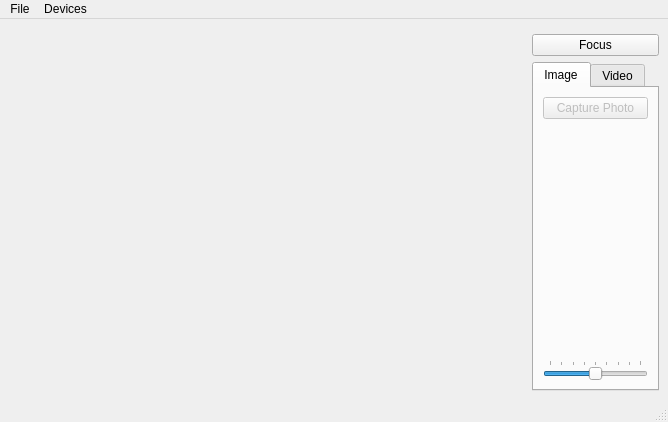
<?xml version="1.0" encoding="UTF-8"?>
<ui version="4.0">
 <class>Camera</class>
 <widget class="QMainWindow" name="Camera">
  <property name="geometry">
   <rect>
    <x>0</x>
    <y>0</y>
    <width>668</width>
    <height>422</height>
   </rect>
  </property>
  <property name="windowTitle">
   <string>Camera</string>
  </property>
  <widget class="QWidget" name="centralwidget">
   <layout class="QGridLayout" name="gridLayout_3">
    <item row="0" column="0" rowspan="3">
     <widget class="QStackedWidget" name="stackedWidget">
      <property name="sizePolicy">
       <sizepolicy hsizetype="Preferred" vsizetype="Preferred">
        <horstretch>1</horstretch>
        <verstretch>0</verstretch>
       </sizepolicy>
      </property>
      <property name="palette">
       <palette>
        <active>
         <colorrole role="Base">
          <brush brushstyle="SolidPattern">
           <color alpha="255">
            <red>255</red>
            <green>255</green>
            <blue>255</blue>
           </color>
          </brush>
         </colorrole>
         <colorrole role="Window">
          <brush brushstyle="SolidPattern">
           <color alpha="255">
            <red>145</red>
            <green>145</green>
            <blue>145</blue>
           </color>
          </brush>
         </colorrole>
        </active>
        <inactive>
         <colorrole role="Base">
          <brush brushstyle="SolidPattern">
           <color alpha="255">
            <red>255</red>
            <green>255</green>
            <blue>255</blue>
           </color>
          </brush>
         </colorrole>
         <colorrole role="Window">
          <brush brushstyle="SolidPattern">
           <color alpha="255">
            <red>145</red>
            <green>145</green>
            <blue>145</blue>
           </color>
          </brush>
         </colorrole>
        </inactive>
        <disabled>
         <colorrole role="Base">
          <brush brushstyle="SolidPattern">
           <color alpha="255">
            <red>145</red>
            <green>145</green>
            <blue>145</blue>
           </color>
          </brush>
         </colorrole>
         <colorrole role="Window">
          <brush brushstyle="SolidPattern">
           <color alpha="255">
            <red>145</red>
            <green>145</green>
            <blue>145</blue>
           </color>
          </brush>
         </colorrole>
        </disabled>
       </palette>
      </property>
      <property name="currentIndex">
       <number>0</number>
      </property>
      <widget class="QWidget" name="viewfinderPage">
       <layout class="QGridLayout" name="gridLayout_5">
        <item row="0" column="0">
         <widget class="QCameraViewfinder" name="viewfinder" native="true"/>
        </item>
       </layout>
      </widget>
      <widget class="QWidget" name="previewPage">
       <layout class="QGridLayout" name="gridLayout_4">
        <item row="0" column="0">
         <widget class="QLabel" name="lastImagePreviewLabel">
          <property name="sizePolicy">
           <sizepolicy hsizetype="Preferred" vsizetype="MinimumExpanding">
            <horstretch>0</horstretch>
            <verstretch>0</verstretch>
           </sizepolicy>
          </property>
          <property name="frameShape">
           <enum>QFrame::Box</enum>
          </property>
          <property name="text">
           <string/>
          </property>
         </widget>
        </item>
       </layout>
      </widget>
     </widget>
    </item>
    <item row="1" column="1" colspan="2">
     <widget class="QPushButton" name="lockButton">
      <property name="text">
       <string>Focus</string>
      </property>
     </widget>
    </item>
    <item row="2" column="1" colspan="2">
     <widget class="QTabWidget" name="captureWidget">
      <property name="currentIndex">
       <number>0</number>
      </property>
      <widget class="QWidget" name="tab_2">
       <attribute name="title">
        <string>Image</string>
       </attribute>
       <layout class="QGridLayout" name="gridLayout">
        <item row="0" column="0">
         <widget class="QPushButton" name="takeImageButton">
          <property name="enabled">
           <bool>false</bool>
          </property>
          <property name="text">
           <string>Capture Photo</string>
          </property>
         </widget>
        </item>
        <item row="1" column="0">
         <widget class="QLabel" name="label">
          <property name="text">
           <string/>
          </property>
         </widget>
        </item>
        <item row="2" column="0">
         <widget class="QSlider" name="exposureCompensation">
          <property name="minimum">
           <number>-4</number>
          </property>
          <property name="maximum">
           <number>4</number>
          </property>
          <property name="pageStep">
           <number>2</number>
          </property>
          <property name="orientation">
           <enum>Qt::Horizontal</enum>
          </property>
          <property name="tickPosition">
           <enum>QSlider::TicksAbove</enum>
          </property>
         </widget>
        </item>
       </layout>
      </widget>
      <widget class="QWidget" name="tab">
       <attribute name="title">
        <string>Video</string>
       </attribute>
       <layout class="QGridLayout" name="gridLayout_2">
        <item row="0" column="0">
         <widget class="QPushButton" name="recordButton">
          <property name="text">
           <string>Record</string>
          </property>
         </widget>
        </item>
        <item row="1" column="0">
         <widget class="QPushButton" name="pauseButton">
          <property name="text">
           <string>Pause</string>
          </property>
         </widget>
        </item>
        <item row="2" column="0">
         <widget class="QPushButton" name="stopButton">
          <property name="text">
           <string>Stop</string>
          </property>
         </widget>
        </item>
        <item row="3" column="0">
         <spacer name="verticalSpacer">
          <property name="orientation">
           <enum>Qt::Vertical</enum>
          </property>
          <property name="sizeHint" stdset="0">
           <size>
            <width>20</width>
            <height>76</height>
           </size>
          </property>
         </spacer>
        </item>
        <item row="4" column="0">
         <widget class="QPushButton" name="muteButton">
          <property name="text">
           <string>Mute</string>
          </property>
          <property name="checkable">
           <bool>true</bool>
          </property>
         </widget>
        </item>
       </layout>
      </widget>
     </widget>
    </item>
   </layout>
  </widget>
  <widget class="QMenuBar" name="menubar">
   <property name="geometry">
    <rect>
     <x>0</x>
     <y>0</y>
     <width>668</width>
     <height>23</height>
    </rect>
   </property>
   <widget class="QMenu" name="menuFile">
    <property name="title">
     <string>File</string>
    </property>
    <addaction name="actionStartCamera"/>
    <addaction name="actionStopCamera"/>
    <addaction name="separator"/>
    <addaction name="actionSettings"/>
    <addaction name="separator"/>
    <addaction name="actionExit"/>
   </widget>
   <widget class="QMenu" name="menuDevices">
    <property name="title">
     <string>Devices</string>
    </property>
   </widget>
   <addaction name="menuFile"/>
   <addaction name="menuDevices"/>
  </widget>
  <widget class="QStatusBar" name="statusbar"/>
  <action name="actionExit">
   <property name="text">
    <string>Exit</string>
   </property>
  </action>
  <action name="actionStartCamera">
   <property name="text">
    <string>Start Camera</string>
   </property>
  </action>
  <action name="actionStopCamera">
   <property name="text">
    <string>Stop Camera</string>
   </property>
  </action>
  <action name="actionSettings">
   <property name="text">
    <string>Settings</string>
   </property>
  </action>
 </widget>
 <customwidgets>
  <customwidget>
   <class>QCameraViewfinder</class>
   <extends>QWidget</extends>
   <header>qcameraviewfinder.h</header>
   <container>1</container>
  </customwidget>
 </customwidgets>
 <resources/>
 <connections>
  <connection>
   <sender>recordButton</sender>
   <signal>clicked()</signal>
   <receiver>Camera</receiver>
   <slot>record()</slot>
   <hints>
    <hint type="sourcelabel">
     <x>647</x>
     <y>149</y>
    </hint>
    <hint type="destinationlabel">
     <x>61</x>
     <y>238</y>
    </hint>
   </hints>
  </connection>
  <connection>
   <sender>stopButton</sender>
   <signal>clicked()</signal>
   <receiver>Camera</receiver>
   <slot>stop()</slot>
   <hints>
    <hint type="sourcelabel">
     <x>647</x>
     <y>225</y>
    </hint>
    <hint type="destinationlabel">
     <x>140</x>
     <y>236</y>
    </hint>
   </hints>
  </connection>
  <connection>
   <sender>pauseButton</sender>
   <signal>clicked()</signal>
   <receiver>Camera</receiver>
   <slot>pause()</slot>
   <hints>
    <hint type="sourcelabel">
     <x>647</x>
     <y>187</y>
    </hint>
    <hint type="destinationlabel">
     <x>234</x>
     <y>237</y>
    </hint>
   </hints>
  </connection>
  <connection>
   <sender>actionExit</sender>
   <signal>triggered()</signal>
   <receiver>Camera</receiver>
   <slot>close()</slot>
   <hints>
    <hint type="sourcelabel">
     <x>-1</x>
     <y>-1</y>
    </hint>
    <hint type="destinationlabel">
     <x>154</x>
     <y>130</y>
    </hint>
   </hints>
  </connection>
  <connection>
   <sender>takeImageButton</sender>
   <signal>clicked()</signal>
   <receiver>Camera</receiver>
   <slot>takeImage()</slot>
   <hints>
    <hint type="sourcelabel">
     <x>625</x>
     <y>132</y>
    </hint>
    <hint type="destinationlabel">
     <x>603</x>
     <y>169</y>
    </hint>
   </hints>
  </connection>
  <connection>
   <sender>lockButton</sender>
   <signal>clicked()</signal>
   <receiver>Camera</receiver>
   <slot>toggleLock()</slot>
   <hints>
    <hint type="sourcelabel">
     <x>658</x>
     <y>75</y>
    </hint>
    <hint type="destinationlabel">
     <x>453</x>
     <y>119</y>
    </hint>
   </hints>
  </connection>
  <connection>
   <sender>muteButton</sender>
   <signal>toggled(bool)</signal>
   <receiver>Camera</receiver>
   <slot>setMuted(bool)</slot>
   <hints>
    <hint type="sourcelabel">
     <x>647</x>
     <y>377</y>
    </hint>
    <hint type="destinationlabel">
     <x>5</x>
     <y>280</y>
    </hint>
   </hints>
  </connection>
  <connection>
   <sender>exposureCompensation</sender>
   <signal>valueChanged(int)</signal>
   <receiver>Camera</receiver>
   <slot>setExposureCompensation(int)</slot>
   <hints>
    <hint type="sourcelabel">
     <x>559</x>
     <y>367</y>
    </hint>
    <hint type="destinationlabel">
     <x>665</x>
     <y>365</y>
    </hint>
   </hints>
  </connection>
  <connection>
   <sender>actionSettings</sender>
   <signal>triggered()</signal>
   <receiver>Camera</receiver>
   <slot>configureCaptureSettings()</slot>
   <hints>
    <hint type="sourcelabel">
     <x>-1</x>
     <y>-1</y>
    </hint>
    <hint type="destinationlabel">
     <x>333</x>
     <y>210</y>
    </hint>
   </hints>
  </connection>
  <connection>
   <sender>actionStartCamera</sender>
   <signal>triggered()</signal>
   <receiver>Camera</receiver>
   <slot>startCamera()</slot>
   <hints>
    <hint type="sourcelabel">
     <x>-1</x>
     <y>-1</y>
    </hint>
    <hint type="destinationlabel">
     <x>333</x>
     <y>210</y>
    </hint>
   </hints>
  </connection>
  <connection>
   <sender>actionStopCamera</sender>
   <signal>triggered()</signal>
   <receiver>Camera</receiver>
   <slot>stopCamera()</slot>
   <hints>
    <hint type="sourcelabel">
     <x>-1</x>
     <y>-1</y>
    </hint>
    <hint type="destinationlabel">
     <x>333</x>
     <y>210</y>
    </hint>
   </hints>
  </connection>
 </connections>
 <slots>
  <slot>record()</slot>
  <slot>pause()</slot>
  <slot>stop()</slot>
  <slot>enablePreview(bool)</slot>
  <slot>configureCaptureSettings()</slot>
  <slot>takeImage()</slot>
  <slot>startCamera()</slot>
  <slot>toggleLock()</slot>
  <slot>setMuted(bool)</slot>
  <slot>stopCamera()</slot>
  <slot>setExposureCompensation(int)</slot>
 </slots>
</ui>
